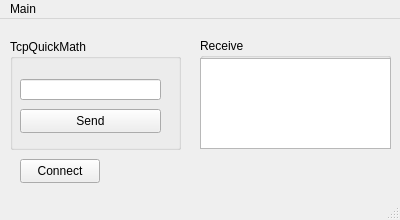
<?xml version="1.0" encoding="UTF-8"?>
<ui version="4.0">
 <class>MainWindow</class>
 <widget class="QMainWindow" name="MainWindow">
  <property name="geometry">
   <rect>
    <x>0</x>
    <y>0</y>
    <width>400</width>
    <height>220</height>
   </rect>
  </property>
  <property name="sizePolicy">
   <sizepolicy hsizetype="Preferred" vsizetype="Preferred">
    <horstretch>0</horstretch>
    <verstretch>0</verstretch>
   </sizepolicy>
  </property>
  <property name="minimumSize">
   <size>
    <width>400</width>
    <height>220</height>
   </size>
  </property>
  <property name="maximumSize">
   <size>
    <width>400</width>
    <height>220</height>
   </size>
  </property>
  <property name="windowTitle">
   <string>TcpClient</string>
  </property>
  <widget class="QWidget" name="centralwidget">
   <property name="sizePolicy">
    <sizepolicy hsizetype="Preferred" vsizetype="Preferred">
     <horstretch>0</horstretch>
     <verstretch>0</verstretch>
    </sizepolicy>
   </property>
   <widget class="QGroupBox" name="QuickMathBox">
    <property name="geometry">
     <rect>
      <x>10</x>
      <y>20</y>
      <width>171</width>
      <height>111</height>
     </rect>
    </property>
    <property name="title">
     <string>TcpQuickMath</string>
    </property>
    <widget class="QLineEdit" name="MathField">
     <property name="geometry">
      <rect>
       <x>10</x>
       <y>40</y>
       <width>141</width>
       <height>21</height>
      </rect>
     </property>
    </widget>
    <widget class="QPushButton" name="SendMessageButton">
     <property name="geometry">
      <rect>
       <x>10</x>
       <y>70</y>
       <width>141</width>
       <height>24</height>
      </rect>
     </property>
     <property name="text">
      <string>Send</string>
     </property>
    </widget>
   </widget>
   <widget class="QPushButton" name="ConnectionButton">
    <property name="geometry">
     <rect>
      <x>20</x>
      <y>140</y>
      <width>80</width>
      <height>24</height>
     </rect>
    </property>
    <property name="text">
     <string>Connect</string>
    </property>
   </widget>
   <widget class="QGroupBox" name="ReceiveBox">
    <property name="geometry">
     <rect>
      <x>200</x>
      <y>19</y>
      <width>191</width>
      <height>111</height>
     </rect>
    </property>
    <property name="title">
     <string>Receive</string>
    </property>
    <widget class="QPlainTextEdit" name="ReceivedText">
     <property name="geometry">
      <rect>
       <x>0</x>
       <y>20</y>
       <width>191</width>
       <height>91</height>
      </rect>
     </property>
     <property name="readOnly">
      <bool>true</bool>
     </property>
    </widget>
   </widget>
  </widget>
  <widget class="QMenuBar" name="menubar">
   <property name="geometry">
    <rect>
     <x>0</x>
     <y>0</y>
     <width>400</width>
     <height>21</height>
    </rect>
   </property>
   <widget class="QMenu" name="menuMain">
    <property name="title">
     <string>Main</string>
    </property>
    <addaction name="actionAbout"/>
   </widget>
   <addaction name="menuMain"/>
  </widget>
  <widget class="QStatusBar" name="statusbar"/>
  <action name="actionAbout">
   <property name="text">
    <string>About</string>
   </property>
  </action>
 </widget>
 <resources/>
 <connections/>
</ui>
